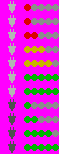
#> input picture .rockbox/wps/radius-light/batteryStatus-4.bmp, 59 x 154 px
$ python convert_bmps_smart.py batteryStatus-4.bmp out
#> lines starting #> are read from the running program, lines starting #| are printed output that depends on the picture
#!/usr/bin/env python3
"""
BMP Color Inverter for Rockbox Themes (Smart Mode)
Converts dark theme BMP files to light theme versions by:
- Preserving magenta (#FF00FF) transparency
- Preserving colored elements (non-grayscale colors)
- Only inverting grayscale colors (black, white, grays)
"""

from PIL import Image
import os
import sys

# Rockbox uses magenta as transparency color
MAGENTA = (255, 0, 255)

def is_grayscale(r, g, b, tolerance=5):
    """
    Check if a color is grayscale (R ≈ G ≈ B).

    Args:
        r, g, b: RGB values
        tolerance: How much R, G, B can differ and still be considered grayscale

    Returns:
        True if the color is grayscale
    """
    return abs(r - g) <= tolerance and abs(g - b) <= tolerance and abs(r - b) <= tolerance

def invert_bmp_smart(input_path, output_path):
    """
    Invert colors in a BMP file intelligently:
    - Keep magenta as transparency
    - Keep colored elements (blue, red, green, etc.)
    - Only invert grayscale colors

    Args:
        input_path: Path to input BMP file
        output_path: Path to save inverted BMP file
    """
#> called with input_path = 'batteryStatus-4.bmp', output_path = 'out'
    try:
        # Open the image
        img = Image.open(input_path)
#> img is the input picture: PIL image 59x154 RGB; mean R, G, B 212.4, 43.2, 203.1

        # Convert to RGB
        if img.mode != 'RGB':
            img = img.convert('RGB')

        # Get pixel data
        pixels = img.load()
        width, height = img.size
#> width = 59; height = 154

        # Track what we're doing
        inverted_count = 0
        preserved_count = 0
        magenta_count = 0

        # Process each pixel
        for y in range(height):
            for x in range(width):
                r, g, b = pixels[x, y]

                # Check if pixel is magenta (transparency)
                if (r, g, b) == MAGENTA:
                    # Keep magenta as-is for transparency
                    magenta_count += 1
                    continue

                # Check if color is grayscale
                if is_grayscale(r, g, b):
                    # Invert grayscale colors
                    pixels[x, y] = (255 - r, 255 - g, 255 - b)
                    inverted_count += 1
                else:
                    # Keep colored pixels as-is
                    preserved_count += 1
#> after the loop, inverted_count = 1408; magenta_count = 6457; preserved_count = 1221

        # Save as BMP
        img.save(output_path, 'BMP')
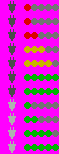
#> saved as out: PIL image 59x154 RGB; mean R, G, B 208.1, 38.8, 198.8

        total = width * height
#> total = 9086
        print(f"✓ {os.path.basename(input_path)}")
        print(f"  Inverted: {inverted_count} grayscale pixels")
#|   Inverted: 1408 grayscale pixels
        print(f"  Preserved: {preserved_count} colored pixels")
#|   Preserved: 1221 colored pixels
        print(f"  Magenta: {magenta_count} transparent pixels")
#|   Magenta: 6457 transparent pixels

    except Exception as e:
        print(f"✗ Error converting {input_path}: {e}")

def batch_convert(input_dir, output_dir):
    """
    Convert all BMP files in a directory.

    Args:
        input_dir: Directory containing dark theme BMP files
        output_dir: Directory to save light theme BMP files
    """
    # Create output directory if it doesn't exist
    os.makedirs(output_dir, exist_ok=True)

    # Find all BMP files
    bmp_files = [f for f in os.listdir(input_dir) if f.lower().endswith('.bmp')]

    if not bmp_files:
        print(f"No BMP files found in {input_dir}")
        return

    print(f"Found {len(bmp_files)} BMP files to convert...")
    print(f"Smart mode: Preserving colors, inverting grayscale\n")

    # Convert each file
    for filename in sorted(bmp_files):
        input_path = os.path.join(input_dir, filename)

        # For albumPlaceholder, create a light version filename
        if 'dark' in filename.lower():
            output_filename = filename.replace('dark', 'light').replace('Dark', 'Light')
        else:
            output_filename = filename

        output_path = os.path.join(output_dir, output_filename)
        invert_bmp_smart(input_path, output_path)
        print()  # Blank line between files

    print(f"Conversion complete! {len(bmp_files)} files processed.")
    print(f"Light theme BMPs saved to: {output_dir}")

def main():
    if len(sys.argv) < 2:
        print("BMP Theme Converter - Smart Mode (Rockbox)")
        print("\nThis script:")
        print("  ✓ Preserves magenta (#FF00FF) transparency")
        print("  ✓ Preserves colored elements (blue, red, green, etc.)")
        print("  ✓ Only inverts grayscale colors (black, white, grays)")
        print("\nUsage:")
        print("  Convert single file:")
        print("    python3 convert_bmps_smart.py <input.bmp> [output.bmp]")
        print("\n  Convert directory:")
        print("    python3 convert_bmps_smart.py <input_dir> <output_dir>")
        print("\nExamples:")
        print("  python3 convert_bmps_smart.py dark_theme/ light_theme/")
        print("  python3 convert_bmps_smart.py batteryStatus-4.bmp battery-light.bmp")
        sys.exit(1)

    input_path = sys.argv[1]

    # Check if input is a directory or file
    if os.path.isdir(input_path):
        output_dir = sys.argv[2] if len(sys.argv) > 2 else input_path + "_light"
        batch_convert(input_path, output_dir)
    elif os.path.isfile(input_path):
        # Single file conversion
        if len(sys.argv) > 2:
            output_path = sys.argv[2]
        else:
            # Auto-generate output filename
            base, ext = os.path.splitext(input_path)
            output_path = f"{base}_light{ext}"

        invert_bmp_smart(input_path, output_path)
    else:
        print(f"Error: {input_path} not found")
        sys.exit(1)

if __name__ == "__main__":
    main()
